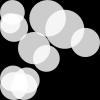
Frame 1 (no input)
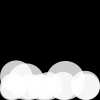
Frame 60 (the mouse pressed at the canvas centre just before this capture)
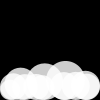
Frame 120 (the mouse held since frame 60 and released just before this capture)

The Processing sketch that drew these frames (run headless with seeded random() and noise(); from frame 60 on, the mouse is pressed at the canvas centre):

// Processing sketch: BouncyBubbles
// ── BouncyBubbles.pde
/*
 * [CalsignLabs]
 * This example taken from the Processing distribution.
 * This example has been scaled up to fill the entire display.
 */

/**
 * Bouncy Bubbles. 
 * Based on code from Keith Peters (www.bit-101.com). 
 * 
 * Multiple-object collision.
 */
 
 
int numBalls = 12;
float spring = 0.05;
float gravity = 3;
float friction = -0.9;
Ball[] balls = new Ball[numBalls];

void setup() 
{
  noStroke();
  smooth();
  for (int i = 0; i < numBalls; i++) {
    balls[i] = new Ball(random(width), random(height), random(20, 40), i, balls);
  }
}

void draw() 
{
  background(0);
  for (int i = 0; i < numBalls; i++) {
    balls[i].collide();
    balls[i].move();
    balls[i].display();  
  }
}

class Ball {
  float x, y;
  float diameter;
  float vx = 0;
  float vy = 0;
  int id;
  Ball[] others;
 
  Ball(float xin, float yin, float din, int idin, Ball[] oin) {
    x = xin;
    y = yin;
    diameter = din;
    id = idin;
    others = oin;
  } 
  
  void collide() {
    for (int i = id + 1; i < numBalls; i++) {
      float dx = others[i].x - x;
      float dy = others[i].y - y;
      float distance = sqrt(dx*dx + dy*dy);
      float minDist = others[i].diameter/2 + diameter/2;
      if (distance < minDist) { 
        float angle = atan2(dy, dx);
        float targetX = x + cos(angle) * minDist;
        float targetY = y + sin(angle) * minDist;
        float ax = (targetX - others[i].x) * spring;
        float ay = (targetY - others[i].y) * spring;
        vx -= ax;
        vy -= ay;
        others[i].vx += ax;
        others[i].vy += ay;
      }
    }   
  }
  
  void move() {
    vy += gravity;
    x += vx;
    y += vy;
    if (x + diameter/2 > width) {
      x = width - diameter/2;
      vx *= friction; 
    }
    else if (x - diameter/2 < 0) {
      x = diameter/2;
      vx *= friction;
    }
    if (y + diameter/2 > height) {
      y = height - diameter/2;
      vy *= friction; 
    } 
    else if (y - diameter/2 < 0) {
      y = diameter/2;
      vy *= friction;
    }
  }
  
  void display() {
    fill(255, 204);
    ellipse(x, y, diameter, diameter);
  }
}
